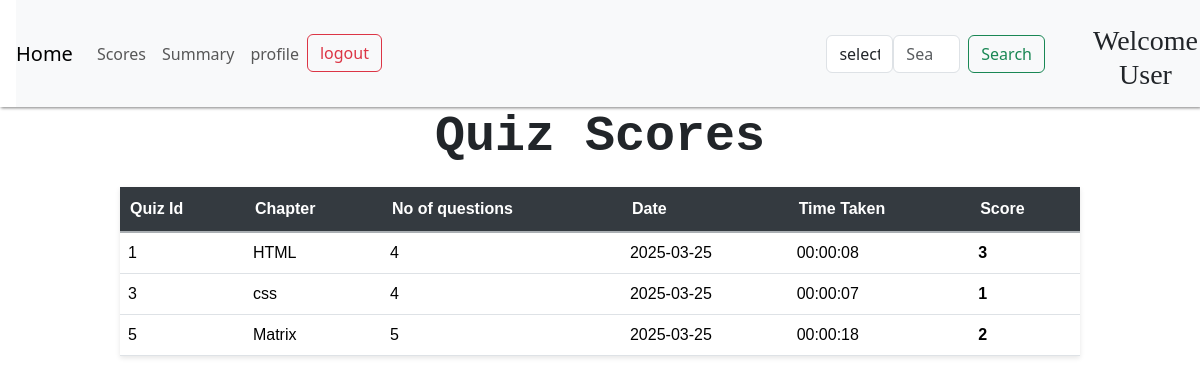
The page /user_scores (signed in) on the database its author committed.
### models.py (models this page shows)
class Chapter(db.Model):
    id =db.Column(db.Integer, primary_key=True, autoincrement=True)
    subject_id=db.Column(db.Integer, db.ForeignKey('subject.id', name='FK_chapter_subject_id'), nullable=False)
    name=db.Column(db.String(50), nullable=False)
    description=db.Column(db.String(100), nullable=True)
    quizs=db.relationship('Quiz', backref='chapter', lazy=True)

class Scores(db.Model):
    id=db.Column(db.Integer, primary_key=True, autoincrement=True)
    quiz_id = db.Column(db.Integer,db.ForeignKey('quiz.id', name='FK_scores_quiz_id'), nullable=False)
    user_id= db.Column(db.Integer,db.ForeignKey('user.id', name='FK_scores_user_id'), nullable=False)
    date_of_attempt= db.Column(db.Date, nullable=False)
    time_taken= db.Column(db.Time, nullable=False)
    total_scored= db.Column(db.Integer, nullable=False)

### routes.py (the view)
@app.route('/user_scores')
def user_scores ():
    user_id= session.get('user_id')
    scores = Scores.query.filter_by(user_id = user_id).all()
    if not scores:
        flash("No score record found for this quiz")
        return "No score record found for this quiz", 403
    quiz_scores=[]
    for score in scores:
        quiz = Quiz.query.get(score.quiz_id)
        chapter = Chapter.query.get(quiz.chapter_id)
        chapter_name = chapter.name if chapter else "unknown chapter"
        no_of_questions = Question.query.filter_by(quiz_id=quiz.id).count()
        quiz_scores.append((quiz.id, chapter_name, no_of_questions, score.date_of_attempt, score.time_taken, score.total_scored))
    return render_template('user_scores.html', quiz_scores=quiz_scores)

### templates/user_scores.html (shortened to what this page needs)
<!DOCTYPE html>
<html lang="en">
<head>
    <link rel="stylesheet" href="{{ url_for('static', filename= 'style_index.css') }}">
    <link href="https://cdn.jsdelivr.net/npm/bootstrap@5.3.2/dist/css/bootstrap.min.css" rel="stylesheet">
    <link rel="stylesheet" href="https://cdnjs.cloudflare.com/ajax/libs/aos/2.3.4/aos.css">
    <link rel="stylesheet" href="https://cdnjs.cloudflare.com/ajax/libs/font-awesome/6.7.2/css/all.min.css">
    <link href="https://cdn.jsdelivr.net/npm/bootstrap@5.3.3/dist/css/bootstrap.min.css" rel="stylesheet">
</head>
<body>
       <div class="usernav" style="box-shadow: 1px 1px 3px grey;">
       <nav class="navbar navbar-expand-lg navbar-light bg-light" style="margin-left: 1rem;">
        <a class="navbar-brand" href="/user_dashboard">Home</a>
        <div class="collapse navbar-collapse" id="navbarSupportedContent">
          <ul class="navbar-nav mr-auto">
            <li class="nav-item">
              <a class="nav-link" href="{{ url_for('user_scores') }}">Scores</a>
            </li>
            <li class="nav-item">
              <a class="nav-link " href="{{ url_for('user_summary') }}">Summary</a>
            </li>
            <li class="nav-item">
                <a href="{{ url_for('profile') }}" class="nav-link">profile</a>
            </li>
            <li class="nav-item">
                <a href="/login" class="btn btn-outline-danger">logout</a>
            </li>
          </ul>
          <form method="GET" action="/user_dashboard"  class="form-inline my-2 my-lg-0" style="display: flex; margin-left:40%">
            <select class="form-control mr-sm-2" type="search" style="margin-left: 0rem;" name="search_type">
              <option value="" disable selected>select</option>
            </select>
            <input class="form-control mr-sm-2" type="search" placeholder="Search" aria-label="Search" name="query" value="{{ query or '' }}">
            <button class="btn btn-outline-success my-2 my-sm-0" type="submit" style="margin-left: 0.5rem; margin-right:1rem;">Search</button>
          </form>
          <div>
            <h3  class="wel" id="wel" style="margin-right:2px;">Welcome User</h3>
          </div>
        </div>
      </nav>
      </div>
      <h1 style="text-align:center; font-family: 'Courier New', Courier, monospace; font-weight:bold; font-size:50px" >Quiz Scores</h1>
      {% if not quiz_scores %}
      <h2 style="color: red;">No Scores available</h2>
      {% else %}
      <div class="userdash">
        <table class="table table-style table-hover">
            <thead class="thead-dark" style="justify-content: space-around;">
                <tr>
                    <th>Quiz Id</th>
                    <th>Chapter</th>
                    <th>No of questions</th>
                    <th>Date</th>
                    <th>Time Taken</th>
                    <th>Score</th>
                </tr>
            </thead>
            <tbody>
                {% for quiz_id,chapter_name, no_of_questions,quiz_date,time_taken,total_scored in quiz_scores %}
                    <tr>
                        <td>{{ quiz_id }}</td>
                        <td>{{ chapter_name }}</td>
                        <td>{{ no_of_questions if no_of_questions or 'N/A' }}</td>
                        <td>{{ quiz_date.strftime('%Y-%m-%d') }}</td>
                        <td>{{ time_taken }}</td>
                        <td class="fw-bold">{{ total_scored }}</td>
                    </tr>
                {% endfor %}
            </tbody>
        </table>
      </div>
      {% endif %}
</body>
</html>

### static/style_index.css (style rules this page uses)
body,html { height: 100%; margin: 0%; padding: 0%; background: none !important; }
.form-control { background-color: whitesmoke; }
#wel.wel { position: relative; text-align: center; font-family:poppins; padding-top:1rem; margin-left:2rem; }
.userdash table { position: relative; width: 80%; margin: 20px auto; margin-left: 10%; margin-right: 10%; justify-content: space-around; border-collapse:collapse ; box-shadow: 0px 2px 5px rgba(0, 0, 0, 0.1); font-family: sans-serif; }
.table thead.thead-dark th { background-color: #343a40; color: #ffffff; padding: 10px; text-align: left; border-bottom: 2px solid #aaafb3; }
.userdash .table th { padding: 10px; text-align: left; border-bottom: 1px solid #dee2e6; }

### rows shown on the page
Chapter: quiz_id "1", name "HTML", no_of_questions "4", strftime "2025-03-25", time_taken "00:00:08", total_scored "3"
Chapter: quiz_id "3", name "css", no_of_questions "4", strftime "2025-03-25", time_taken "00:00:07", subject "1"
Chapter: quiz_id "5", name "Matrix", no_of_questions "5", strftime "2025-03-25", time_taken "00:00:18", total_scored "2"
